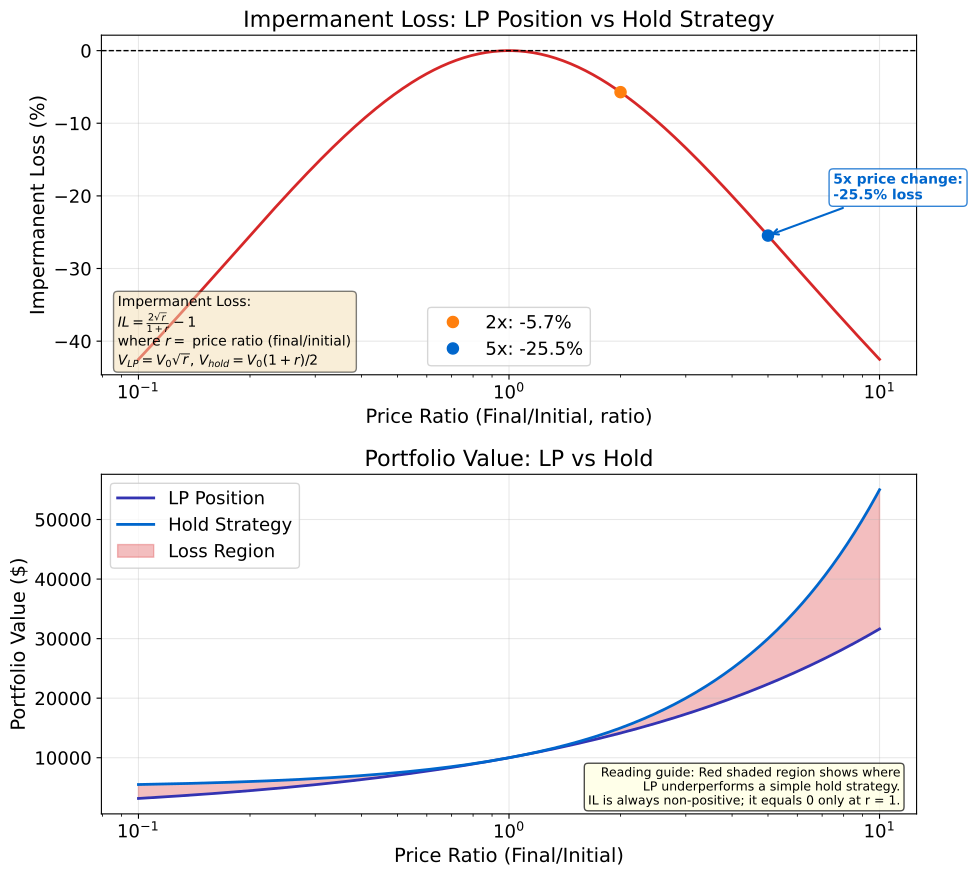

This chart was generated by the following Python code:
"""Impermanent Loss for Liquidity Providers

Economic Model:
  Impermanent Loss: $IL(r) = \\frac{2\\sqrt{r}}{1+r} - 1$
  LP Value: $V_{LP} = V_0 \\cdot \\sqrt{r}$ (for 50/50 constant-product AMM)
  Hold Value: $V_{hold} = V_0 \\cdot (1+r)/2$
  where $r = P_T/P_0$ (price ratio)

Citation: Pintail (2019) - Uniswap: A Good Deal for Liquidity Providers?
"""
import matplotlib.pyplot as plt
import numpy as np
from pathlib import Path

np.random.seed(42)

plt.rcParams.update({
    'font.size': 14, 'axes.labelsize': 14, 'axes.titlesize': 16,
    'xtick.labelsize': 13, 'ytick.labelsize': 13, 'legend.fontsize': 13,
    'figure.figsize': (10, 6), 'figure.dpi': 150
})

MLPURPLE = '#3333B2'
MLBLUE = '#0066CC'
MLORANGE = '#FF7F0E'
MLGREEN = '#2CA02C'
MLRED = '#D62728'
MLLAVENDER = '#ADADE0'

# Price ratio from 0.1 to 10
r = np.logspace(np.log10(0.1), np.log10(10), 500)

# Initial deposit: $10k with 50/50 split ($5k each side)
hold_value = 5000 * (1 + r)  # Hold strategy value
lp_value = 10000 * np.sqrt(r)  # LP position value
IL_pct = (lp_value / hold_value - 1) * 100  # Impermanent loss percentage

# Create two subplots
fig, (ax1, ax2) = plt.subplots(2, 1, figsize=(10, 9))

# Top subplot: IL% vs price ratio
ax1.plot(r, IL_pct, color=MLRED, linewidth=2)
ax1.set_xscale('log')
ax1.axhline(0, color='black', linestyle='--', linewidth=1)

# Mark specific points
r_2x = 2.0
r_5x = 5.0
IL_2x = (10000 * np.sqrt(r_2x) / (5000 * (1 + r_2x)) - 1) * 100
IL_5x = (10000 * np.sqrt(r_5x) / (5000 * (1 + r_5x)) - 1) * 100

ax1.plot(r_2x, IL_2x, 'o', color=MLORANGE, markersize=8, label=f'2x: {IL_2x:.1f}%')
ax1.plot(r_5x, IL_5x, 'o', color=MLBLUE, markersize=8, label=f'5x: {IL_5x:.1f}%')

# B5: Add annotation highlighting the 5x loss point
ax1.annotate(f'5x price change:\n{IL_5x:.1f}% loss',
            xy=(r_5x, IL_5x), xytext=(r_5x * 1.5, IL_5x + 5),
            fontsize=10, fontweight='bold', color=MLBLUE,
            arrowprops=dict(arrowstyle='->', color=MLBLUE, lw=1.5),
            bbox=dict(boxstyle='round,pad=0.3', facecolor='white', edgecolor=MLBLUE, alpha=0.8))

ax1.set_xlabel('Price Ratio (Final/Initial, ratio)')
ax1.set_ylabel('Impermanent Loss (%)')
ax1.set_title('Impermanent Loss: LP Position vs Hold Strategy')
ax1.legend()
ax1.grid(alpha=0.3)

# Add impermanent loss formula annotation (using r for price ratio consistently)
ax1.text(0.02, 0.02, r'Impermanent Loss:' + '\n' +
         r'$IL = \frac{2\sqrt{r}}{1+r} - 1$' + '\n' +
         r'where $r = $ price ratio (final/initial)' + '\n' +
         r'$V_{LP} = V_0 \sqrt{r}$, $V_{hold} = V_0(1+r)/2$',
         transform=ax1.transAxes, fontsize=10,
         verticalalignment='bottom',
         bbox=dict(boxstyle='round', facecolor='wheat', alpha=0.5))

# Bottom subplot: Dollar values
ax2.set_title('Portfolio Value: LP vs Hold')
ax2.plot(r, lp_value, color=MLPURPLE, linewidth=2, label='LP Position')
ax2.plot(r, hold_value, color=MLBLUE, linewidth=2, label='Hold Strategy')

# Shade the loss region
loss_mask = lp_value < hold_value
ax2.fill_between(r, lp_value, hold_value, where=loss_mask,
                  alpha=0.3, color=MLRED, label='Loss Region')

ax2.set_xscale('log')
ax2.set_xlabel('Price Ratio (Final/Initial)')
ax2.set_ylabel('Portfolio Value ($)')
ax2.legend()
ax2.grid(alpha=0.3)

# Reading guide annotation
ax2.text(0.98, 0.02, 'Reading guide: Red shaded region shows where\n'
         'LP underperforms a simple hold strategy.\n'
         'IL is always non-positive; it equals 0 only at r = 1.',
         transform=ax2.transAxes, fontsize=9,
         verticalalignment='bottom', horizontalalignment='right',
         bbox=dict(boxstyle='round', facecolor='lightyellow', alpha=0.7))

plt.tight_layout()

plt.savefig(Path(__file__).parent / 'chart.pdf', dpi=300, bbox_inches='tight')
plt.savefig(Path(__file__).parent / 'chart.png', dpi=150, bbox_inches='tight')
plt.close()
print("Chart saved to chart.pdf and chart.png")
